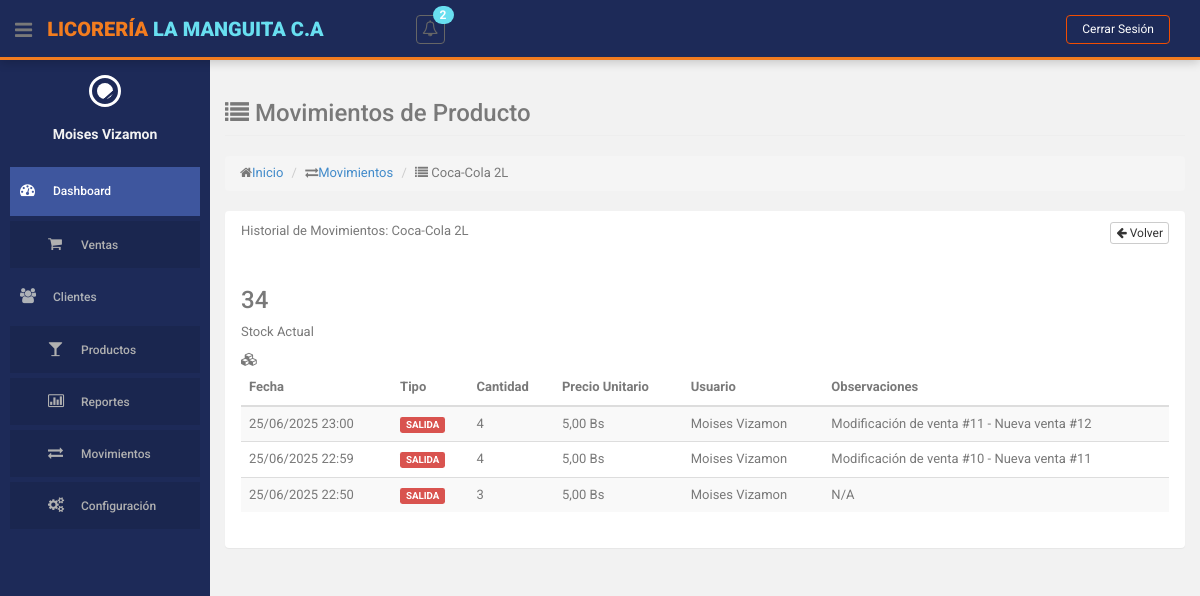
The app's page /index.php?action=movimientos-inventario&method=porProducto&id=1 (signed in), older data.
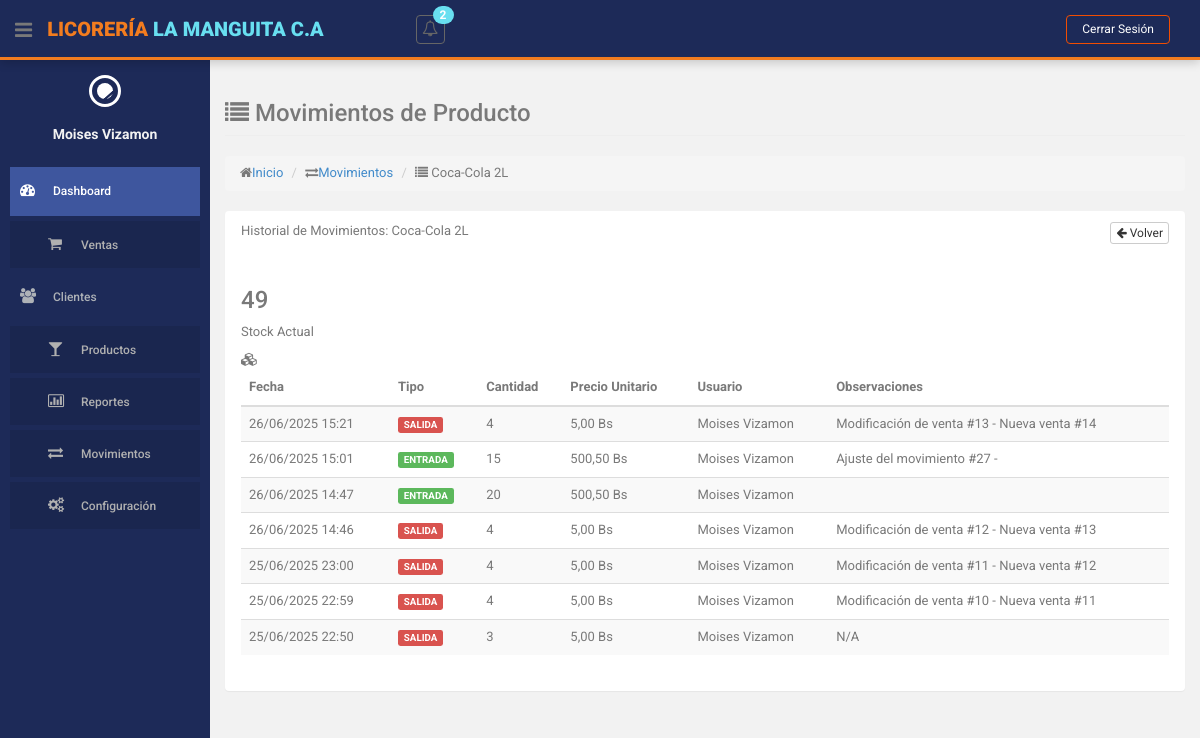
The same page, newer data.
### tables this page shows
CREATE TABLE `producto` (
  `id` int(10) NOT NULL,
  `descripcion` varchar(255) NOT NULL,
  `cantidad` int(255) NOT NULL,
  `precio` decimal(10,2) NOT NULL,
  `id_categoria` int(11) NOT NULL,
  `id_estatus` int(11) NOT NULL
);

CREATE TABLE `movimientos_inventario` (
  `id` int(11) NOT NULL,
  `id_producto` int(10) NOT NULL,
  `tipo_movimiento` enum('ENTRADA','SALIDA','AJUSTE') NOT NULL,
  `cantidad` int(11) NOT NULL,
  `precio_unitario` decimal(10,2) DEFAULT NULL,
  `id_referencia` int(11) DEFAULT NULL COMMENT 'ID de la tabla referencia (venta, compra, etc)',
  `tipo_referencia` varchar(50) DEFAULT NULL COMMENT 'Tipo de referencia (VENTA, COMPRA, etc)',
  `fecha_movimiento` datetime NOT NULL DEFAULT current_timestamp(),
  `id_usuario` int(10) NOT NULL,
  `observaciones` varchar(255) DEFAULT NULL,
  `id_estatus` int(11) NOT NULL DEFAULT 1,
  `id_movimiento_original` int(11) DEFAULT NULL,
  `fecha_actualizacion` datetime DEFAULT NULL
);

### controllers/MovimientoInventarioController.php (called while the page is built, shortened)
<?php
class MovimientoInventarioController
{
    private $model;
    private $productoModel;
    public function __construct()
    {
        require_once ROOT_PATH . 'models/MovimientoInventarioModel.php';
        require_once ROOT_PATH . 'models/ProductoModel.php';
        $this->model = new MovimientoInventarioModel();
        $this->productoModel = new ProductoModel();
    }
    public function porProducto($idProducto)
    {
        $producto = $this->productoModel->obtenerProductoPorId($idProducto);
        $movimientos = $this->model->obtenerMovimientosPorProducto($idProducto);
        $this->loadView('movimientos_inventario/por_producto', [
            'producto' => $producto,
            'movimientos' => $movimientos
        ]);
    }
    private function loadView($view, $data = [])
    {
        extract($data);
        require ROOT_PATH . 'views/layouts/header.php';
        require ROOT_PATH . 'views/layouts/sidebar.php';
        require ROOT_PATH . 'views/' . $view . '.php';
        require ROOT_PATH . 'views/layouts/footer.php';
    }
}

### models/ProductoModel.php (called while the page is built, shortened)
<?php
class ProductoModel
{
    private $db;
    public function __construct()
    {
        require_once ROOT_PATH . 'config/database.php';
        $database = new Database();
        $this->db = $database->getConnection();
    }
    public function obtenerProductoPorId($id)
    {
        $query = "SELECT p.*,
              c.nombre as categoria,
              e.nombre as estatus,
              tc.nombre as tipo_categoria
              FROM producto p
              JOIN categorias c ON p.id_categoria = c.id
              JOIN estatus e ON p.id_estatus = e.id
              JOIN tipos_categoria tc ON c.id_tipo_categoria = tc.id
              WHERE p.id = :id";
        $stmt = $this->db->prepare($query);
        $stmt->bindParam(":id", $id);
        $stmt->execute();
        return $stmt->fetch(PDO::FETCH_ASSOC);
    }
}

### config/database.php (called while the page is built, shortened)
<?php
class Database {
    private $host = 'localhost';
    private $db_name = 'licoreria';
    private $username = 'root';
    private $password = '';
    public function getConnection() {
        $this->conn = null;
        try {
            $this->conn = new PDO(
                "mysql:host=" . $this->host . ";dbname=" . $this->db_name,
                $this->username,
                $this->password
            );
            $this->conn->exec("set names utf8");
            $this->conn->setAttribute(PDO::ATTR_ERRMODE, PDO::ERRMODE_EXCEPTION);
        } catch(PDOException $exception) {
            echo "Error de conexión: " . $exception->getMessage();
        }
        return $this->conn;
    }
}
?>

### models/MovimientoInventarioModel.php (called while the page is built, shortened)
<?php
class MovimientoInventarioModel
{
    private $db;
    public function __construct()
    {
        require_once ROOT_PATH . 'config/database.php';
        $database = new Database();
        $this->db = $database->getConnection();
    }
    public function obtenerMovimientosPorProducto($idProducto)
    {
        $query = "SELECT mi.*,
                  CONCAT(u.nombres, ' ', u.apellidos) as usuario,
                  DATE_FORMAT(mi.fecha_movimiento, '%d/%m/%Y %H:%i') as fecha_formateada,
                  e.nombre as estado
                  FROM movimientos_inventario mi
                  JOIN usuarios u ON mi.id_usuario = u.id
                  JOIN estatus e ON mi.id_estatus = e.id
                  WHERE mi.id_producto = :id_producto
                  ORDER BY mi.fecha_movimiento DESC";
        $stmt = $this->db->prepare($query);
        $stmt->bindParam(":id_producto", $idProducto);
        $stmt->execute();
        return $stmt->fetchAll(PDO::FETCH_ASSOC);
    }
}

### views/movimientos_inventario/por_producto.php (the view)
<section id="main-content">
    <section class="wrapper">
        <div class="row">
            <div class="col-lg-12">
                <h3 class="page-header"><i class="fa fa-list"></i> Movimientos de Producto</h3>
                <ol class="breadcrumb">
                    <li><i class="fa fa-home"></i><a href="<?php echo BASE_URL; ?>">Inicio</a></li>
                    <li><i class="fa fa-exchange"></i><a href="<?= BASE_URL ?>index.php?action=movimientos-inventario">Movimientos</a></li>
                    <li><i class="fa fa-list"></i> <?= $producto['descripcion'] ?></li>
                </ol>
            </div>
        </div>
        <div class="row">
            <div class="col-lg-12">
                <section class="panel">
                    <header class="panel-heading">
                        Historial de Movimientos: <?= $producto['descripcion'] ?>
                        <div class="pull-right">
                            <a href="<?= BASE_URL ?>index.php?action=movimientos-inventario" class="btn btn-default btn-xs">
                                <i class="fa fa-arrow-left"></i> Volver
                            </a>
                        </div>
                    </header>
                    <div class="panel-body">
                        <div class="row">
                            <div class="col-md-3">
                                <div class="small-box bg-aqua">
                                    <div class="inner">
                                        <h3><?= $producto['cantidad'] ?></h3>
                                        <p>Stock Actual</p>
                                    </div>
                                    <div class="icon">
                                        <i class="fa fa-cubes"></i>
                                    </div>
                                </div>
                            </div>
                        </div>
                        <table class="table table-striped table-advance table-hover">
                            <thead>
                                <tr>
                                    <th>Fecha</th>
                                    <th>Tipo</th>
                                    <th>Cantidad</th>
                                    <th>Precio Unitario</th>
                                    <th>Usuario</th>
                                    <th>Observaciones</th>
                                </tr>
                            </thead>
                            <tbody>
                                <?php foreach ($movimientos as $movimiento): ?>
                                    <tr>
                                        <td><?= $movimiento['fecha_formateada'] ?></td>
                                        <td>
                                            <span class="label label-<?= $movimiento['tipo_movimiento'] == 'ENTRADA' ? 'success' : ($movimiento['tipo_movimiento'] == 'SALIDA' ? 'danger' : 'warning'); ?>">
                                                <?= $movimiento['tipo_movimiento']; ?>
                                            </span>
                                        </td>
                                        <td><?= $movimiento['cantidad']; ?></td>
                                        <td><?= number_format($movimiento['precio_unitario'], 2, ',', '.'); ?> Bs</td>
                                        <td><?= $movimiento['usuario']; ?></td>
                                        <td><?= $movimiento['observaciones'] ?? 'N/A'; ?></td>
                                    </tr>
                                <?php endforeach; ?>
                            </tbody>
                        </table>
                    </div>
                </section>
            </div>
        </div>
    </section>
</section>

Row changes from the older to the newer data that the page shows:
changed producto "Coca-Cola 2L": cantidad "34" → "49"
added movimientos_inventario: fecha_formateada "26/06/2025 15:21", tipo_movimiento "SALIDA", cantidad "4", precio_unitario "5,00", usuario "Moises Vizamon", observaciones "Modificación de venta #13 - Nueva venta #14"
added movimientos_inventario: fecha_formateada "26/06/2025 15:01", tipo_movimiento "ENTRADA", cantidad "15", precio_unitario "500,50", usuario "Moises Vizamon", observaciones "Ajuste del movimiento #27 -"
added movimientos_inventario: fecha_formateada "26/06/2025 14:47", tipo_movimiento "ENTRADA", cantidad "20", precio_unitario "500,50", usuario "Moises Vizamon"
added movimientos_inventario: fecha_formateada "26/06/2025 14:46", tipo_movimiento "SALIDA", cantidad "4", precio_unitario "5,00", usuario "Moises Vizamon", observaciones "Modificación de venta #12 - Nueva venta #13"
